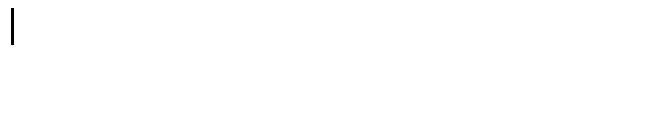
Frame 1 (no input)
Frame 60 (the mouse pressed at the canvas centre just before this capture): identical to frame 1, image omitted
Frame 120 (the mouse held since frame 60 and released just before this capture): identical to frame 1, image omitted

The Processing sketch that drew this single still picture (run headless with seeded random() and noise(); from frame 60 on, the mouse is pressed at the canvas centre):

// Processing sketch: processing_78730
// ── processing_78730.pde

// settings
int leftmargin = 10;
int rightmargin = 20;
int textSize = 40;

String buff = ""; //store text in this in reverse order

float lineHeight;

void setup()
{
  size(650, 130);

  textSize(textSize);
  // get line height be measuring letters
  lineHeight = textDescent() + textAscent();
}

void draw()
{
  background(255);

  if ((millis() % 500) < 250) {  // Only fill cursor half the time
    noFill();
  }
  else {
    fill(0);
  }

  float rPos;
  // Store the cursor rectangle's position
  rPos = textWidth(buff)+leftmargin;

  // draw cursor
  rect(rPos+1, 0 + textDescent(), textWidth(" ")/4, lineHeight);


  fill(0);
  pushMatrix();
  translate(rPos, lineHeight);
  char k;
  // since letters are put in buffer backwards
  // draw one letter at a time moving back with
  // translate at each letter
  for (int i=0;i<buff.length();i++) {
    k = buff.charAt(i);
    translate(-textWidth(k), 0);
    text(k, 0, 0);
  }
  popMatrix();
}

void keyPressed()
{
  char k;
  k = (char)key;
  switch(k) {
  case 8:
    if (buff.length()>0) {
      // 8 is the code of the delete key
      // remove last letter by getting substring
      // that starts at 1 (not 0, the 1st one)
      buff = buff.substring(1);
    }
    break;
  case 13:  // Avoid special keys
  case 10:
  case 65535:
  case 127:
  case 27:
    break;
  default:
    // tests to see if text is beyond margins
    if (textWidth(buff+k)+leftmargin < width-rightmargin) {
      // letters are backwards becasue of order of addition
      // if you wanted to use this in a different way, just reverse:
      // buff + k
      buff=k+buff;
    }
    break;
  }
}
